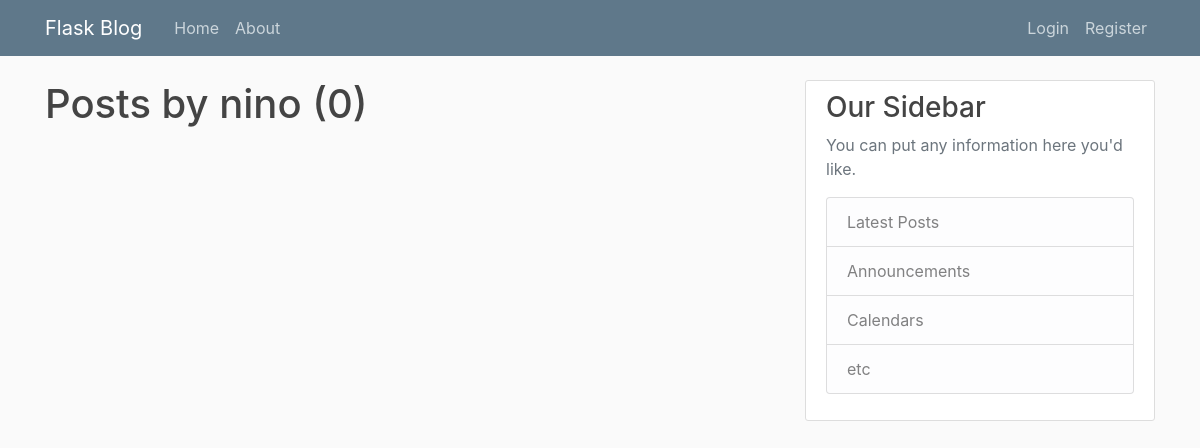
/user/nino, run on an earlier commit of the app's database.
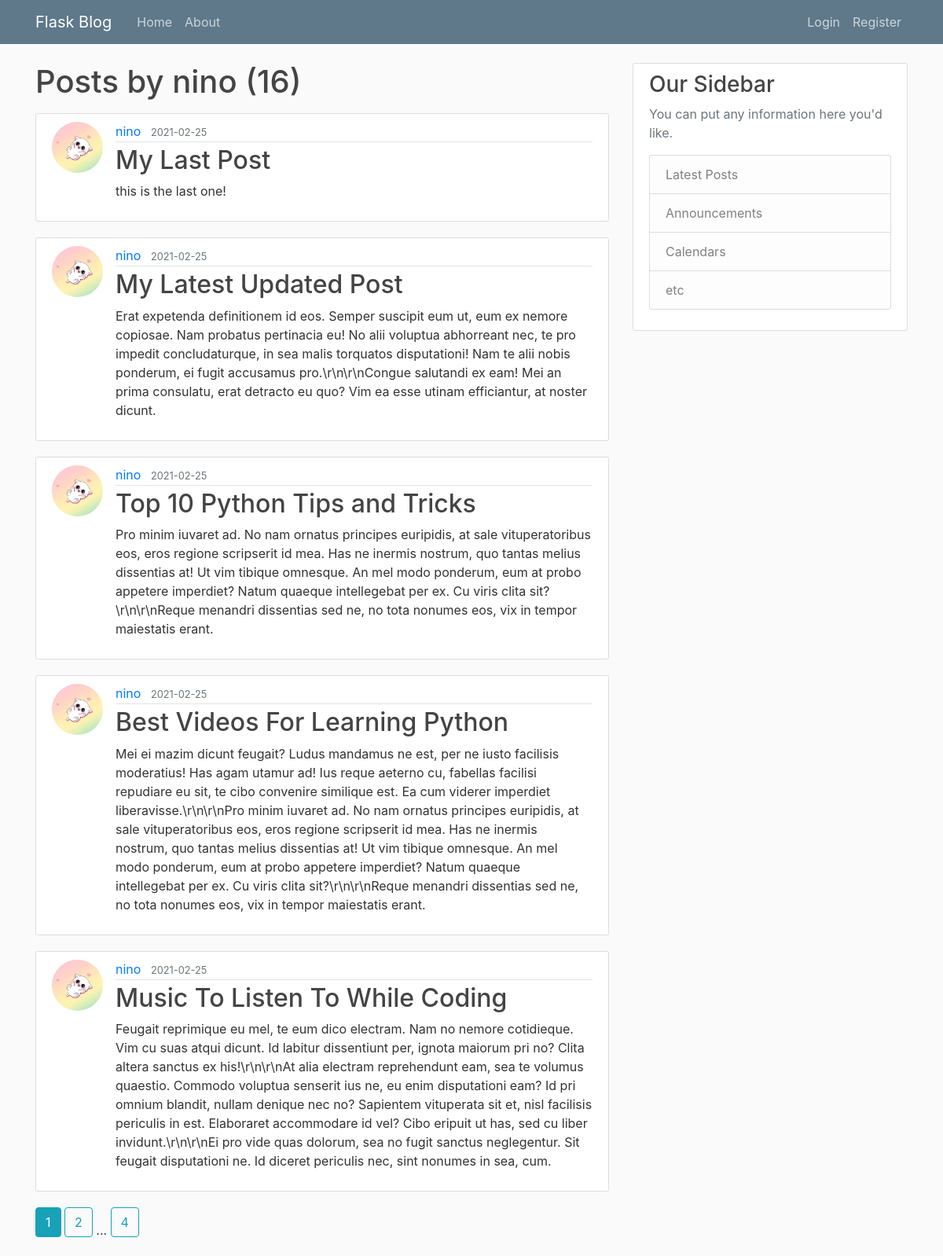
And on a later commit of the database.
### flaskblog/models.py (models this page shows, shortened)
class Post(db.Model):
    id = db.Column(db.Integer, primary_key=True)
    title = db.Column(db.String(100), nullable=False)
    date_posted = db.Column(db.DateTime, nullable=False, default=datetime.utcnow)
    content = db.Column(db.Text, nullable=False)
    user_id = db.Column(db.Integer, db.ForeignKey('user.id'), nullable=False)

class User(db.Model, UserMixin):
    id = db.Column(db.Integer, primary_key=True)
    username = db.Column(db.String(20), unique=True, nullable=False)
    email = db.Column(db.String(120), unique=True, nullable=False)
    image_file = db.Column(db.String(20), nullable=False, default='default.jpg')
    password = db.Column(db.String(60), nullable=False)
    posts = db.relationship('Post', backref='author', lazy=True)

### flaskblog/users/routes.py (the view)
@users.route('/user/<string:username>')
def user_posts(username):
    page = request.args.get('page', 1, type=int)
    user = User.query.filter_by(username=username).first_or_404()
    posts = Post.query.filter_by(author=user)\
        .order_by(Post.date_posted.desc())\
        .paginate(page=page, per_page=5)
    return render_template('user_posts.html', posts=posts, user=user)

### flaskblog/templates/user_posts.html
{% extends "layout.html" %}
{% block content %}
    <h1 class="mb-3">Posts by {{ user.username }} ({{ posts.total }})</h1>
    {% for post in posts.items %}
        <article class="media content-section">
          <img class="rounded-circle article-img" src="{{ url_for('static', filename='profile_pics/' + post.author.image_file) }}">
          <div class="media-body">
            <div class="article-metadata">
              <a class="mr-2" href="{{ url_for('users.user_posts', username=post.author.username) }}">{{ post.author.username }}</a>
              <small class="text-muted">{{ post.date_posted.strftime('%Y-%m-%d') }}</small>
            </div>
            <h2><a class="article-title" href="{{ url_for('posts.post', post_id=post.id) }}">{{ post.title }}</a></h2>
            <p class="article-content">{{ post.content }}</p>
          </div>
        </article>
    {% endfor %}
    {% for page_num in posts.iter_pages(left_edge=1, right_edge=1, left_current=1, right_current=2) %}
      {% if page_num %}
        {% if posts.page == page_num %}
          <a class="btn btn-info mb-4" href="{{ url_for('users.user_posts', username=user.username, page=page_num) }}">{{ page_num }}</a>
        {% else %}
          <a class="btn btn-outline-info mb-4" href="{{ url_for('users.user_posts', username=user.username, page=page_num) }}">{{ page_num }}</a>
        {% endif %}
      {% else %}
        ...
      {% endif %}
    {% endfor %}
{% endblock content %}

What changed in the data, as far as the page shows it:
added Post: image_file (picture), author.username "nino", date_posted "2021-02-25", title "My Last Post", content "this is the last one!"
added Post: image_file (picture), author.username "nino", date_posted "2021-02-25", title "My Latest Updated Post", content "Erat expetenda definitionem id eos. Semper suscipit eum ut, eum ex nemore copiosae. Nam probatus pertinacia eu! No alii voluptua abhorreant nec, te pro impedit concludaturque, in sea malis torquatos disputationi! Nam te alii nobis ponderum, ei fugit accusamus pro.\\r\\n\\r\\nCongue salutandi ex eam! Mei an prima consulatu, erat detracto eu quo? Vim ea esse utinam efficiantur, at noster dicunt."
added Post: image_file (picture), author.username "nino", date_posted "2021-02-25", title "Top 10 Python Tips and Tricks", content "Pro minim iuvaret ad. No nam ornatus principes euripidis, at sale vituperatoribus eos, eros regione scripserit id mea. Has ne inermis nostrum, quo tantas melius dissentias at! Ut vim tibique omnesque. An mel modo ponderum, eum at probo appetere imperdiet? Natum quaeque intellegebat per ex. Cu viris clita sit?\\r\\n\\r\\nReque menandri dissentias sed ne, no tota nonumes eos, vix in tempor maiestatis erant."
added Post: image_file (picture), author.username "nino", date_posted "2021-02-25", title "Best Videos For Learning Python", content "Mei ei mazim dicunt feugait? Ludus mandamus ne est, per ne iusto facilisis moderatius! Has agam utamur ad! Ius reque aeterno cu, fabellas facilisi repudiare eu sit, te cibo convenire similique est. Ea cum viderer imperdiet liberavisse.\\r\\n\\r\\nPro minim iuvaret ad. No nam ornatus principes euripidis, at sale vituperatoribus eos, eros regione scripserit id mea. Has ne inermis nostrum, quo tantas melius dissentias at! Ut vim tibique omnesque. An mel modo ponderum, eum at probo appetere imperdiet? Natum quaeque intellegebat per ex. Cu viris clita sit?\\r\\n\\r\\nReque menandri dissentias sed ne, no tota nonumes eos, vix in tempor maiestatis erant."
added Post: image_file (picture), author.username "nino", date_posted "2021-02-25", title "Music To Listen To While Coding", content "Feugait reprimique eu mel, te eum dico electram. Nam no nemore cotidieque. Vim cu suas atqui dicunt. Id labitur dissentiunt per, ignota maiorum pri no? Clita altera sanctus ex his!\\r\\n\\r\\nAt alia electram reprehendunt eam, sea te volumus quaestio. Commodo voluptua senserit ius ne, eu enim disputationi eam? Id pri omnium blandit, nullam denique nec no? Sapientem vituperata sit et, nisl facilisis periculis in est. Elaboraret accommodare id vel? Cibo eripuit ut has, sed cu liber invidunt.\\r\\n\\r\\nEi pro vide quas dolorum, sea no fugit sanctus neglegentur. Sit feugait disputationi ne. Id diceret periculis nec, sint nonumes in sea, cum."
Also different on the page:
{{ posts.total }}: "0" → "16"
new list line: "1"
new list line: "2"
new list line: "4"
